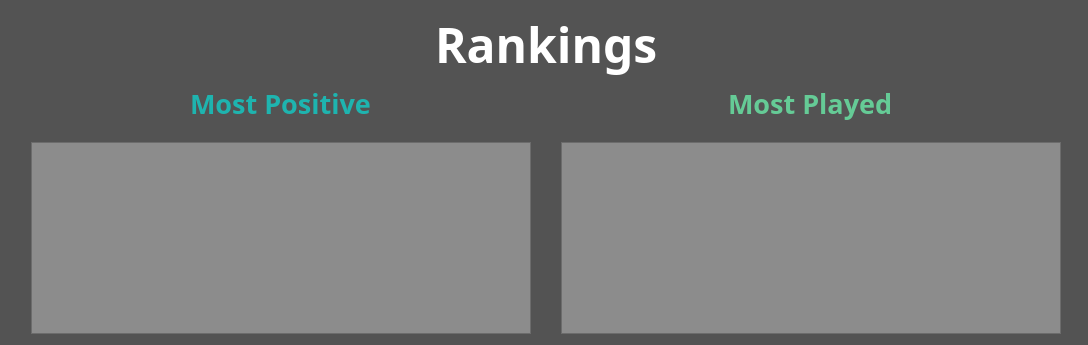
     <widget class="QWidget" name="RankingPage">
      <property name="styleSheet">
       <string notr="true">background-color: rgb(83, 83, 83);</string>
      </property>
      <layout class="QGridLayout" name="gridLayout_7">
       <item row="0" column="0">
        <layout class="QGridLayout" name="RankingPageLayout">
         <item row="0" column="0" colspan="2">
          <layout class="QGridLayout" name="GameRecommendationLayout_3">
           <property name="leftMargin">
            <number>5</number>
           </property>
           <property name="bottomMargin">
            <number>1</number>
           </property>
           <item row="0" column="0" alignment="Qt::AlignHCenter">
            <widget class="QLabel" name="Title_3">
             <property name="sizePolicy">
              <sizepolicy hsizetype="Preferred" vsizetype="Preferred">
               <horstretch>0</horstretch>
               <verstretch>0</verstretch>
              </sizepolicy>
             </property>
             <property name="maximumSize">
              <size>
               <width>16777215</width>
               <height>300</height>
              </size>
             </property>
             <property name="font">
              <font>
               <family>Agency FB</family>
               <pointsize>36</pointsize>
               <weight>75</weight>
               <bold>true</bold>
              </font>
             </property>
             <property name="styleSheet">
              <string notr="true">color: rgb(255, 255, 255);</string>
             </property>
             <property name="text">
              <string>Rankings</string>
             </property>
            </widget>
           </item>
          </layout>
         </item>
         <item row="4" column="0">
          <layout class="QGridLayout" name="RankingLayout">
           <property name="leftMargin">
            <number>20</number>
           </property>
           <property name="rightMargin">
            <number>10</number>
           </property>
           <property name="horizontalSpacing">
            <number>30</number>
           </property>
           <property name="verticalSpacing">
            <number>20</number>
           </property>
           <item row="1" column="1">
            <widget class="QTextBrowser" name="MostPlayedList">
             <property name="sizePolicy">
              <sizepolicy hsizetype="MinimumExpanding" vsizetype="MinimumExpanding">
               <horstretch>0</horstretch>
               <verstretch>0</verstretch>
              </sizepolicy>
             </property>
             <property name="minimumSize">
              <size>
               <width>500</width>
               <height>0</height>
              </size>
             </property>
             <property name="maximumSize">
              <size>
               <width>16777215</width>
               <height>16777215</height>
              </size>
             </property>
             <property name="font">
              <font>
               <family>Dubai Light</family>
              </font>
             </property>
             <property name="styleSheet">
              <string notr="true">color:rgb(255, 255, 255);
background-color: rgb(140, 140, 140);</string>
             </property>
             <property name="html">
              <string>&lt;!DOCTYPE HTML PUBLIC &quot;-//W3C//DTD HTML 4.0//EN&quot; &quot;http://www.w3.org/TR/REC-html40/strict.dtd&quot;&gt;
&lt;html&gt;&lt;head&gt;&lt;meta name=&quot;qrichtext&quot; content=&quot;1&quot; /&gt;&lt;style type=&quot;text/css&quot;&gt;
p, li { white-space: pre-wrap; }
&lt;/style&gt;&lt;/head&gt;&lt;body style=&quot; font-family:'Dubai Light'; font-size:7.8pt; font-weight:400; font-style:normal;&quot;&gt;
&lt;p style=&quot;-qt-paragraph-type:empty; margin-top:0px; margin-bottom:0px; margin-left:0px; margin-right:0px; -qt-block-indent:0; text-indent:0px;&quot;&gt;&lt;br /&gt;&lt;/p&gt;&lt;/body&gt;&lt;/html&gt;</string>
             </property>
            </widget>
           </item>
           <item row="1" column="0">
            <widget class="QTextBrowser" name="MostPositiveList">
             <property name="sizePolicy">
              <sizepolicy hsizetype="MinimumExpanding" vsizetype="MinimumExpanding">
               <horstretch>0</horstretch>
               <verstretch>0</verstretch>
              </sizepolicy>
             </property>
             <property name="minimumSize">
              <size>
               <width>500</width>
               <height>0</height>
              </size>
             </property>
             <property name="maximumSize">
              <size>
               <width>16777215</width>
               <height>16777215</height>
              </size>
             </property>
             <property name="font">
              <font>
               <family>Consolas</family>
               <pointsize>10</pointsize>
              </font>
             </property>
             <property name="styleSheet">
              <string notr="true">color:rgb(255, 255, 255);
background-color: rgb(140, 140, 140);</string>
             </property>
             <property name="html">
              <string>&lt;!DOCTYPE HTML PUBLIC &quot;-//W3C//DTD HTML 4.0//EN&quot; &quot;http://www.w3.org/TR/REC-html40/strict.dtd&quot;&gt;
&lt;html&gt;&lt;head&gt;&lt;meta name=&quot;qrichtext&quot; content=&quot;1&quot; /&gt;&lt;style type=&quot;text/css&quot;&gt;
p, li { white-space: pre-wrap; }
&lt;/style&gt;&lt;/head&gt;&lt;body style=&quot; font-family:'Consolas'; font-size:10pt; font-weight:400; font-style:normal;&quot;&gt;
&lt;p style=&quot;-qt-paragraph-type:empty; margin-top:0px; margin-bottom:0px; margin-left:0px; margin-right:0px; -qt-block-indent:0; text-indent:0px;&quot;&gt;&lt;br /&gt;&lt;/p&gt;&lt;/body&gt;&lt;/html&gt;</string>
             </property>
            </widget>
           </item>
           <item row="0" column="1" alignment="Qt::AlignHCenter">
            <widget class="QLabel" name="MostPlayedLabel">
             <property name="font">
              <font>
               <family>Agency FB</family>
               <pointsize>20</pointsize>
               <weight>75</weight>
               <bold>true</bold>
              </font>
             </property>
             <property name="styleSheet">
              <string notr="true">color: rgb(101, 203, 150);</string>
             </property>
             <property name="text">
              <string>Most Played</string>
             </property>
            </widget>
           </item>
           <item row="0" column="0" alignment="Qt::AlignHCenter">
            <widget class="QLabel" name="MostPositiveLabel">
             <property name="font">
              <font>
               <family>Agency FB</family>
               <pointsize>20</pointsize>
               <weight>75</weight>
               <bold>true</bold>
              </font>
             </property>
             <property name="styleSheet">
              <string notr="true">color: rgb(30, 180, 175);
</string>
             </property>
             <property name="text">
              <string>Most Positive</string>
             </property>
            </widget>
           </item>
          </layout>
         </item>
        </layout>
       </item>
      </layout>
     </widget>
